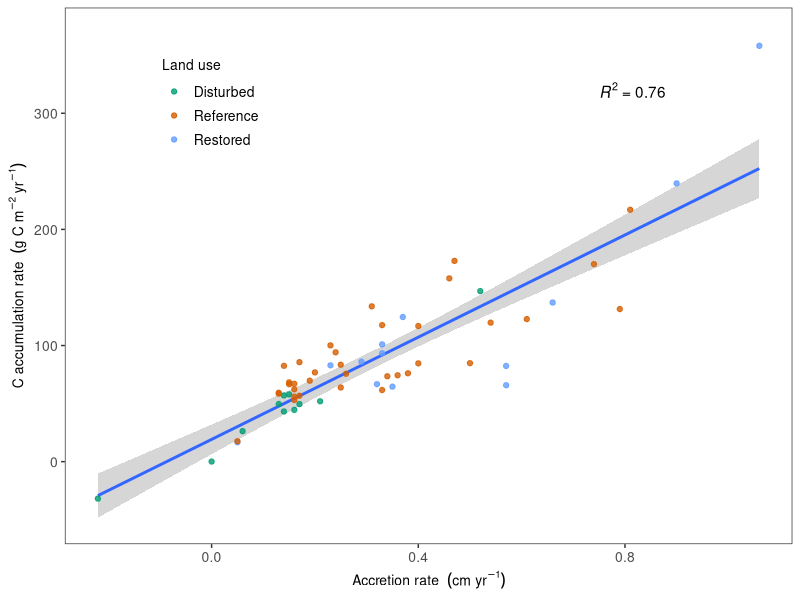
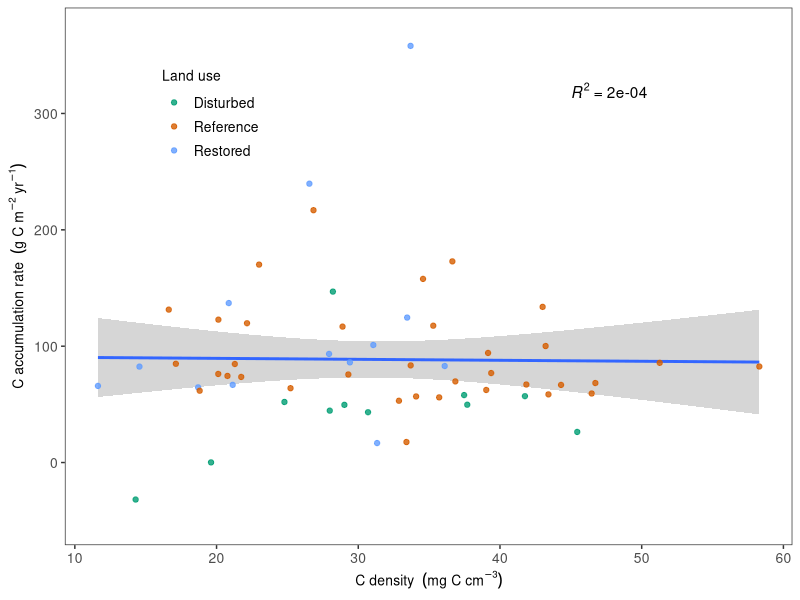
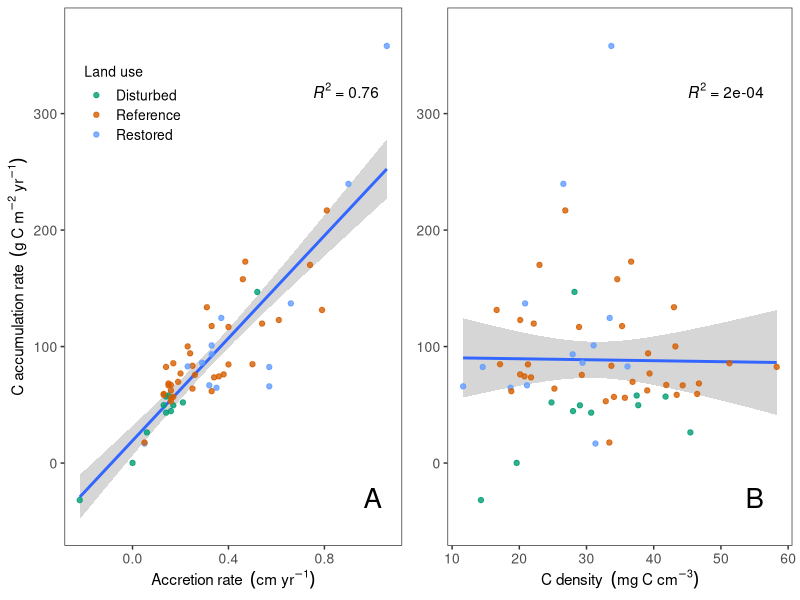
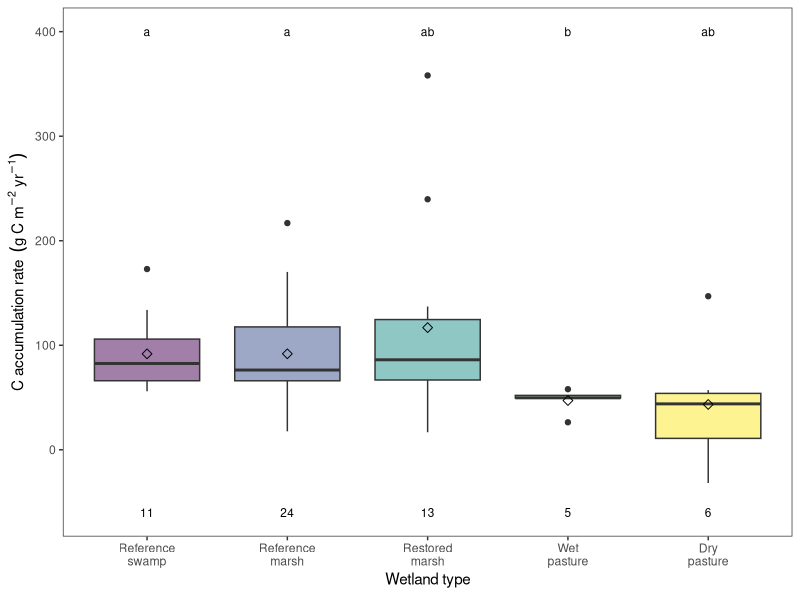
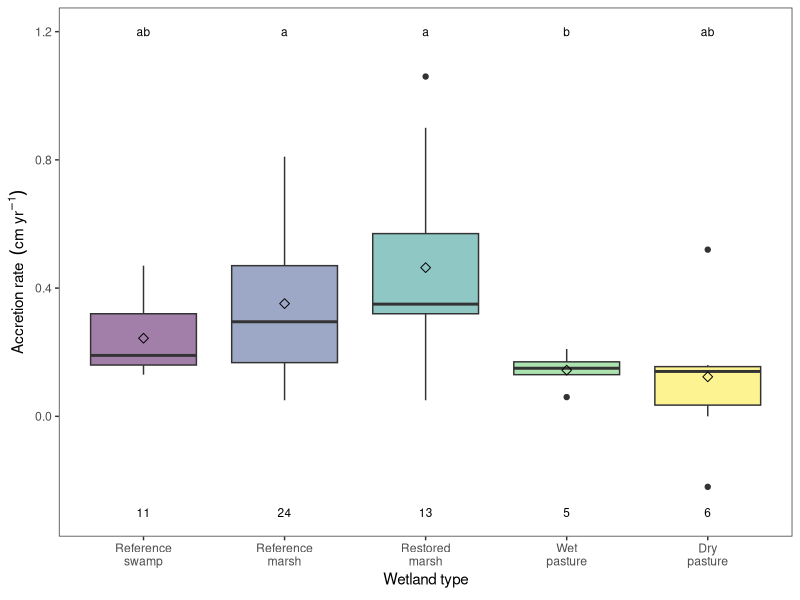
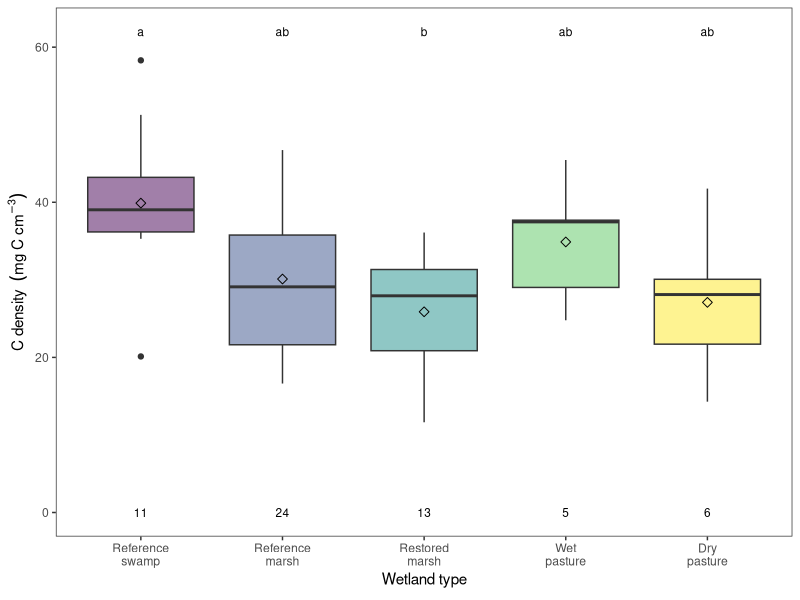
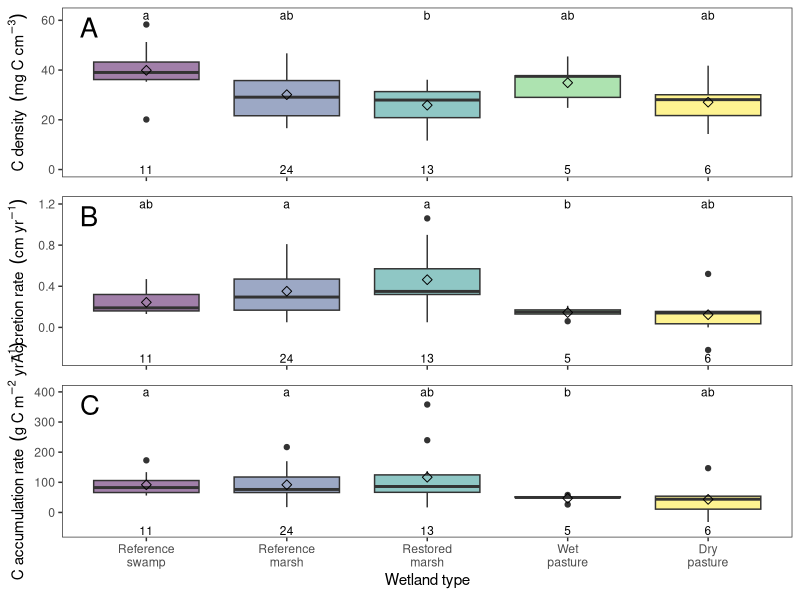
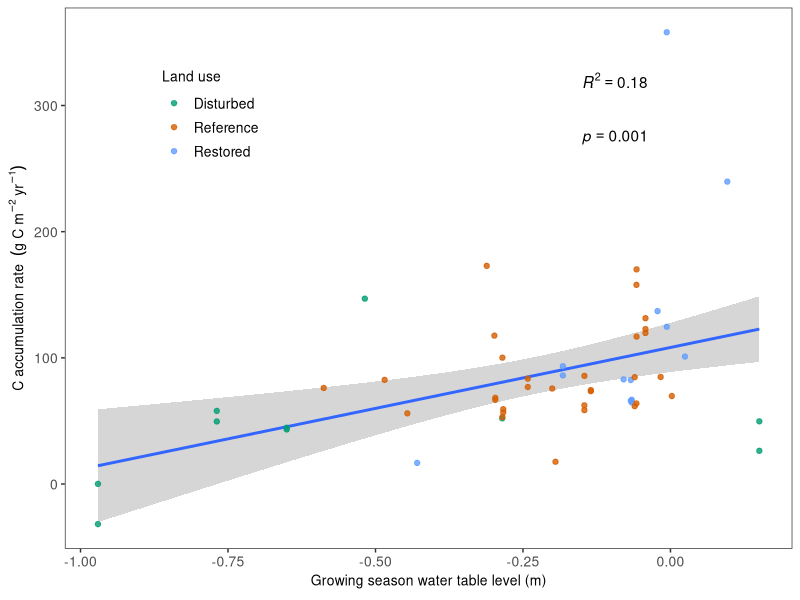

Write the R code that produced these figures, in order.
## ---- chunk 1
library(here) #working directory
library(tidyverse) #data manipulation
library(rstatix) #games-howell test
library(ggpubr) #regression stats for plots

## ---- chunk 2
data_S1 <- read.csv(here("pnwcar_data.csv"))

data <- data_S1 %>%
  filter (project != "SeaGrant")

data_tidal <- data %>%
  filter(land_use !="Disturbed")

variable_names <- c(
  "car_all",
  "pb210_all",
  "cd",
  "set",
  "z_star",
  "RSLR",
  "lat",
  "sal_annual", "sal_summer", "sal_grow",
  "wl_annual", "wl_summer", "wl_grow",
  "ts_annual", "ts_summer", "ts_grow",
  "tw_deep_annual", "tw_deep_summer", "tw_deep_grow",
  "ws_area",
  "rel_sed",
  "dist_chan"
  )

predictor_names <- c(
  "pb210_all",
  "cd",
  "set",
  "z_star",
  "RSLR",
  "lat",
  "sal_annual", "sal_summer", "sal_grow",
  "wl_annual", "wl_summer", "wl_grow",
  "ts_annual", "ts_summer", "ts_grow",
  "tw_deep_annual", "tw_deep_summer", "tw_deep_grow",
  "ws_area",
  "rel_sed",
  "dist_chan"
  )

## ---- chunk 3
# CAR in g C m-2 y-1
means_car <- tapply(data$car_all, data$wetland_type2, mean, na.rm = TRUE)
sds_car <- tapply(data$car_all, data$wetland_type2, sd, na.rm = TRUE)
stats_car <- data.frame(
  wetland_type2 = names(means_car),
  mean_CAR = means_car,
  sd_CAR = sds_car
)
cat("\n--- CAR (g C m^-2 yr^-1) ---\n")
print(stats_car)

# Pb-210 Accretion rate in cm yr-1
means_pb <- tapply(data$pb210_all, data$wetland_type2, mean, na.rm = TRUE)
sds_pb <- tapply(data$pb210_all, data$wetland_type2, sd, na.rm = TRUE)
stats_pb <- data.frame(
  wetland_type2 = names(means_pb),
  mean_AR = means_pb,
  sd_AR = sds_pb
)
cat("\n--- Pb-210 (dpm g^-1) ---\n")
print(stats_pb)

# Carbon Density (CD) in mg C cm-3
means_cd <- tapply(data$cd, data$wetland_type2, mean, na.rm = TRUE)
sds_cd <- tapply(data$cd, data$wetland_type2, sd, na.rm = TRUE)
stats_cd <- data.frame(
  wetland_type2 = names(means_cd),
  mean_CD = means_cd,
  sd_CD = sds_cd
)
cat("\n--- Carbon Density (g C cm^-3) ---\n")
print(stats_cd)

## ---- chunk 4
for (var_name in variable_names) {
  formula <- formula(paste(var_name, "~ wetland_type2"))
  aov_result <- oneway.test(formula, data = data, var.equal = FALSE)

  cat("Variable:", var_name, "\n")
  cat("F-value:", aov_result$statistic, "\n")
  cat("df:", aov_result$parameter, "\n")
  cat("P-Value:", aov_result$p.value, "\n")
  cat("Significant difference:", ifelse(aov_result$p.value < 0.05, "Yes", "No"), "\n")
  cat("\n")
}
## ---- chunk 5
for (var_name in variable_names) {
  formula <- formula(paste(var_name, "~ wetland_type2"))
  gh_result <- games_howell_test(data = data, formula, detailed = FALSE)

  # Add significance label
  gh_result <- gh_result %>%
    mutate(significance = case_when(
      p.adj < 0.05 ~ "*",                     # significant
      p.adj >= 0.05 & p.adj < 0.10 ~ "m",     # marginal
      TRUE ~ ""                               # not significant
    ))

  cat("Variable:", var_name, "\n")
  print(gh_result)
  cat("\n")
}
## ---- chunk 6
for (predictor in predictor_names) {
  formula <- as.formula(paste("car_all ~", predictor))
  model <- lm(formula, data = data)
  cat(predictor, ":\n")
  print(summary(model))
  cat("\n\n")
}
## ---- chunk 7
for (predictor in predictor_names) {
  formula <- as.formula(paste("car_all ~", predictor))
  model <- lm(formula, data = data_tidal)
  cat(predictor, ":\n")
  print(summary(model))
  cat("\n\n")
}
## ---- chunk 8
p1 <- ggplot(data, aes(x=pb210_all, y=car_all)) +
        geom_smooth(method = "lm", se=TRUE, alpha = 0.4) +
  geom_point(aes(color = land_use), alpha = 0.8) +
  stat_cor(aes(label= ..rr.label..), digits = 2,  label.x = 0.75, label.y = 320) + # if for 2 plots
  labs(color = "Land use",
       x=expression("Accretion rate " ~(cm ~yr^-1)), 
       y=expression("C accumulation rate " ~(g ~C ~m^-2 ~yr^-1))) +
  scale_color_manual(values = c("Reference" = "#D55E00", "Restored" = "#619CFF", "Disturbed" = "#009E73")) +
  ylim(-50, 370) +
  theme_bw() +
  theme(panel.grid.major = element_blank(), panel.grid.minor = element_blank()) +
  theme(panel.grid.major = element_blank(), 
        panel.grid.minor = element_blank(),
        axis.text = element_text(size = 10),    # Adjust axis text size
        axis.title = element_text(size = 10),   # Adjust axis title size
        legend.text = element_text(size = 10),  # Adjust legend text size
        legend.title = element_text(size = 10),
        legend.position = c(0.2, 0.82)) 
p1

## ---- chunk 9
p2 <- ggplot(data, aes(x=cd, y=car_all)) +
        geom_smooth(method = "lm", se=TRUE, alpha = 0.4) +
  geom_point(aes(color = land_use), alpha = 0.8) +
  stat_cor(aes(label= ..rr.label..), digits = 2,  label.x = 45, label.y = 320) + # if for 2 plots
  labs(color = "Land use",
       x=expression("C density " ~(mg ~C ~cm^-3)), 
       y=expression("C accumulation rate " ~(g ~C ~m^-2 ~yr^-1))) +
  scale_color_manual(values = c("Reference" = "#D55E00", "Restored" = "#619CFF", "Disturbed" = "#009E73")) + 
  ylim(-50, 370) +
  theme_bw() +
  theme(panel.grid.major = element_blank(), panel.grid.minor = element_blank()) +
  theme(panel.grid.major = element_blank(), 
        panel.grid.minor = element_blank(),
        axis.text = element_text(size = 10),    # Adjust axis text size
        axis.title = element_text(size = 10),   # Adjust axis title size
        legend.text = element_text(size = 10),  # Adjust legend text size
        legend.title = element_text(size = 10),
        legend.position = c(0.2, 0.8)) 
p2

## ---- chunk 10
p1 <- p1 + annotate("text", x = 1.0, y = -30, label = "A", size = 7, fontface = "plain") +
  theme(legend.key.height = unit(0.5, "cm"),
        axis.title = element_text(size = 11))

p2 <- p2 + theme(axis.title = element_text(size = 11),
                 axis.title.y = element_blank(),
                 legend.position = "none") +
  annotate("text", x = 55, y = -30, label = "B", size = 7, fontface = "plain")

pb210_cd_combined <- ggarrange(p1, p2, ncol = 2, widths = c(1.05, 1))
pb210_cd_combined

#ggsave("pb210_cd_combined.png", pb210_cd_combined, width = 8, height = 4, units = "in", dpi = 300)

## ---- chunk 11
data$wetland_type2 <- factor(data$wetland_type2, levels = c("Reference swamp", "Reference marsh", "Restored marsh", "Wet pasture", "Dry pasture"))

letters_order1 <- c("a", "a", "ab", "b", "ab")

sample_sizes <- data %>%
  filter(!is.na(car_all)) %>%
  group_by(wetland_type2) %>%
  summarise(SampleSize = n())

p3 <- ggplot(data=subset(data, !is.na(wetland_type2)), aes(x=wetland_type2, y=car_all)) +
  geom_boxplot(aes(fill=wetland_type2), show.legend=FALSE) +
  scale_fill_viridis_d(alpha = 0.5) +
  scale_x_discrete(labels = function(x) str_wrap(x, width = 10)) +
  labs(
    y=expression("C accumulation rate " ~(g ~C ~m^-2 ~yr^-1)), 
    x=expression("Wetland type")) +
  theme_bw() +
  theme(panel.grid.major = element_blank(), panel.grid.minor = element_blank()) +
  geom_text(data = sample_sizes, aes(label = paste(SampleSize), y = -60), size = 3) + # n at bottom
  geom_text(data = sample_sizes, aes(label = letters_order1, y = 400), size = 3) + # sig diff letters at top
  stat_summary(fun = mean, geom = "point", shape = 5, size = 2, color = "black")
p3
     
## ---- chunk 12
data$wetland_type2 <- factor(data$wetland_type2, levels = c("Reference swamp", "Reference marsh", "Restored marsh", "Wet pasture", "Dry pasture"))

letters_order2 <- c("ab", "a", "a", "b", "ab")

sample_sizes <- data %>%
  filter(!is.na(pb210_all)) %>%
  group_by(wetland_type2) %>%
  summarise(SampleSize = n())

p4 <- ggplot(data=subset(data, !is.na(wetland_type2)), aes(x=wetland_type2, y=pb210_all)) +
  geom_boxplot(aes(fill=wetland_type2), show.legend=FALSE) +
  scale_fill_viridis_d(alpha = 0.5) +
  scale_x_discrete(labels = function(x) str_wrap(x, width = 10)) +
  labs(
    y=expression("Accretion rate " ~(cm ~yr^-1)), 
    x=expression("Wetland type")) +
  theme_bw() +
  theme(panel.grid.major = element_blank(), panel.grid.minor = element_blank()) +
  geom_text(data = sample_sizes, aes(label = paste(SampleSize), y = -0.3), size = 3) + # n at bottom
  geom_text(data = sample_sizes, aes(label = letters_order2, y = 1.2), size = 3) + # sig diff letters at top
  stat_summary(fun = mean, geom = "point", shape = 5, size = 2, color = "black")
p4

## ---- chunk 13
data$wetland_type2 <- factor(data$wetland_type2, levels = c("Reference swamp", "Reference marsh", "Restored marsh", "Wet pasture", "Dry pasture"))

letters_order3 <- c("a", "ab", "b", "ab", "ab")

sample_sizes <- data %>%
  filter(!is.na(cd)) %>%
  group_by(wetland_type2) %>%
  summarise(SampleSize = n())

p5 <- ggplot(data=subset(data, !is.na(wetland_type2)), aes(x=wetland_type2, y=cd)) +
  geom_boxplot(aes(fill=wetland_type2), show.legend=FALSE) +
  scale_fill_viridis_d(alpha = 0.5) +
  scale_x_discrete(labels = function(x) str_wrap(x, width = 10)) +
  labs(
    y=expression("C density " ~(mg ~C ~cm^-3)), 
    x=expression("Wetland type")) +
  ylim(0, 62) +
  theme_bw() +
  theme(panel.grid.major = element_blank(), panel.grid.minor = element_blank()) +
  geom_text(data = sample_sizes, aes(label = paste(SampleSize), y = 0), size = 3) + # n at bottom
  geom_text(data = sample_sizes, aes(label = letters_order3, y = 62), size = 3) + # sig diff letters at top
  stat_summary(fun = mean, geom = "point", shape = 5, size = 2, color = "black")
p5

## ---- chunk 14
p5_blank <- p5 + theme(axis.text.x = element_blank(), axis.title.x = element_blank()) +
  annotate("text", x = 0.5, y = Inf, label = "A", size = 7, fontface = "plain", vjust = 1.5, hjust = -0.2) 
p4_blank <- p4 + theme(axis.text.x = element_blank(), axis.title.x = element_blank()) +
  annotate("text", x = 0.5, y = Inf, label = "B", size = 7, fontface = "plain", vjust = 1.5, hjust = -0.2)
p3 <- p3 +
  annotate("text", x = 0.5, y = Inf, label = "C", size = 7, fontface = "plain", vjust = 1.5, hjust = -0.2)

combined_plot <- ggpubr::ggarrange(p5_blank, p4_blank, p3, nrow = 3, heights = c(1,1,1.18), align = "v")
combined_plot

#ggsave("anova_plot_vert.png", combined_plot, width = 4.5, height = 9, dpi = 300)

## ---- chunk 15
fit <- lm(car_all ~ wl_grow, data = data)
r2 <- summary(fit)$r.squared
p_val <- summary(fit)$coefficients[2, 4]

r2_text <- paste0("italic(R)^2 == ", format(round(r2, 2), nsmall = 2))
p_text <- paste0("italic(p) == ", format(round(p_val, 3), nsmall = 3))

p6 <- ggplot(data, aes(x=wl_grow, y=car_all)) +
        geom_smooth(method = "lm", se=TRUE, alpha = 0.4) +
  geom_point(aes(color = land_use), alpha = 0.8) +
  annotate("text", x = -0.15, y = 320, label = r2_text, parse = TRUE, hjust = 0) +
  annotate("text", x = -0.15, y = 275, label = p_text, parse = TRUE, hjust = 0) + 
  labs(color = "Land use",
       x=expression("Growing season water table level (m)"), 
       y=expression("C accumulation rate " ~(g ~C ~m^-2 ~yr^-1))) +
  scale_color_manual(values = c("Reference" = "#D55E00", "Restored" = "#619CFF", "Disturbed" = "#009E73")) +
  theme_bw() +
  theme(panel.grid.major = element_blank(), panel.grid.minor = element_blank()) +
  theme(panel.grid.major = element_blank(), 
        panel.grid.minor = element_blank(),
        axis.text = element_text(size = 10),    
        axis.title = element_text(size = 10),   
        legend.text = element_text(size = 10),  
        legend.title = element_text(size = 10),
        legend.position = c(0.2, 0.8)) 
p6

## ---- chunk 16
fit <- lm(car_all ~ lat, data = data)
r2 <- summary(fit)$r.squared
p_val <- summary(fit)$coefficients[2, 4]

r2_text <- paste0("italic(R)^2 == ", format(round(r2, 2), nsmall = 2))
p_text <- paste0("italic(p) == ", format(round(p_val, 2), nsmall = 3))

p7 <- ggplot(data, aes(x=lat, y=car_all)) +
        geom_smooth(method = "lm", se=TRUE, alpha = 0.4) +
  geom_point(aes(color = land_use), alpha = 0.8) +
  annotate("text", x = 47, y = 320, label = r2_text, parse = TRUE, hjust = 0) +
  annotate("text", x = 47, y = 275, label = p_text, parse = TRUE, hjust = 0) + 
  labs(color = "Land use",
       x=expression("Latitude"), 
       y=expression("C accumulation rate " ~(g ~C ~m^-2 ~yr^-1))) +
  scale_color_manual(values = c("Reference" = "#D55E00", "Restored" = "#619CFF", "Disturbed" = "#009E73")) +
  theme_bw() +
  theme(panel.grid.major = element_blank(), panel.grid.minor = element_blank()) +
  theme(panel.grid.major = element_blank(), 
        panel.grid.minor = element_blank(),
        axis.text = element_text(size = 10),  
        axis.title = element_text(size = 10),   
        legend.text = element_text(size = 10),  
        legend.title = element_text(size = 10),
        legend.position = c(0.2, 0.8)) 
p7

## ---- chunk 17
fit <- lm(car_all ~ sal_annual, data = data)
r2 <- summary(fit)$r.squared
p_val <- summary(fit)$coefficients[2, 4]

r2_text <- paste0("italic(R)^2 == ", format(round(r2, 2), nsmall = 2))
p_text <- paste0("italic(p) == ", format(round(p_val, 3), nsmall = 3))

p8 <- ggplot(data, aes(x=sal_annual, y=car_all)) +
        geom_smooth(method = "lm", se=TRUE, alpha = 0.4) +
  geom_point(aes(color = land_use), alpha = 0.8) +
  annotate("text", x = 20, y = 320, label = r2_text, parse = TRUE, hjust = 0) +
  annotate("text", x = 20, y = 275, label = p_text, parse = TRUE, hjust = 0) + 
  labs(color = "Land use",
       x=expression("Annual salinity (ppt)"), 
       y=expression("C accumulation rate " ~(g ~C ~m^-2 ~yr^-1))) +
  scale_color_manual(values = c("Reference" = "#D55E00", "Restored" = "#619CFF", "Disturbed" = "#009E73")) +
  theme_bw() +
  theme(panel.grid.major = element_blank(), panel.grid.minor = element_blank()) +
  theme(panel.grid.major = element_blank(), 
        panel.grid.minor = element_blank(),
        axis.text = element_text(size = 10),    # Adjust axis text size
        axis.title = element_text(size = 10),   # Adjust axis title size
        legend.text = element_text(size = 10),  # Adjust legend text size
        legend.title = element_text(size = 10),
        legend.position = c(0.2, 0.8)) 
p8

## ---- chunk 18
fit <- lm(car_all ~ dist_chan, data = data_tidal)
r2 <- summary(fit)$r.squared
p_val <- summary(fit)$coefficients[2, 4]

r2_text <- paste0("italic(R)^2 == ", format(round(r2, 2), nsmall = 2))
p_text <- paste0("italic(p) == ", format(round(p_val, 2), nsmall = 3))

p9 <- ggplot(data_tidal, aes(x=dist_chan, y=car_all)) +
        geom_smooth(method = "lm", se=TRUE, alpha = 0.4) +
  geom_point(aes(color = land_use), alpha = 0.8) +
  annotate("text", x = 52, y = 325, label = r2_text, parse = TRUE, hjust = 0) +
  annotate("text", x = 52, y = 284, label = p_text, parse = TRUE, hjust = 0) +
  labs(color = "Land use",
       x=expression("Distance to channel (m)"), 
       y=expression("C accumulation rate " ~(g ~C ~m^-2 ~yr^-1))) +
  scale_color_manual(values = c("Reference" = "#D55E00", "Restored" = "#619CFF", "Disturbed" = "#009E73")) +
  theme_bw() +
  theme(panel.grid.major = element_blank(), panel.grid.minor = element_blank()) +
  theme(panel.grid.major = element_blank(), 
        panel.grid.minor = element_blank(),
        axis.text = element_text(size = 10),    # Adjust axis text size
        axis.title = element_text(size = 10),   # Adjust axis title size
        legend.text = element_text(size = 10),  # Adjust legend text size
        legend.title = element_text(size = 10),
        legend.position = c(0.2, 0.8)) 
p9

## ---- chunk 19
p6 <- p6 + theme(legend.position = c(0.2, 0.65),
                 legend.key.height = unit(0.5, "cm")) +
  annotate("text", x = -0.98, y = Inf, label = "A", size = 6, fontface = "plain", vjust = 1.5, hjust = -0.2) 
p7 <- p7 + theme(legend.position = "none") +
  annotate("text", x = 43.3, y = Inf, label = "B", size = 6, fontface = "plain", vjust = 1.5, hjust = -0.2) 
p8 <- p8 + theme(legend.position = "none") +
  annotate("text", x = 0.6, y = Inf, label = "C", size = 6, fontface = "plain", vjust = 1.5, hjust = -0.2) 
p9 <- p9 + theme(legend.position = "none") +
  annotate("text", x = 1, y = Inf, label = "D", size = 6, fontface = "plain", vjust = 1.5, hjust = -0.2) 

CAR_scatter_combined <- ggarrange(p6, p7, p8, p9, ncol = 2, nrow = 2)

print(CAR_scatter_combined)

#ggsave("CAR_scatter_combined.png", CAR_scatter_combined, width = 8, height = 5.5, units = "in", dpi = 300)
## ---- chunk 20

p10 <- ggplot(data=data_S1, aes(x=set, y=pb210)) +
  geom_smooth(method="lm", alpha = 0.4) +
  geom_point(size=2, aes(color=land_use), show.legend=TRUE) +
  stat_regline_equation(label.y = 1.4, aes(label=paste(..eq.label..))) +
  stat_cor(label.y = 1.26, aes(label= ..rr.label..)) +
  xlim(c(-1,5)) +
  labs(
    color = "Land use",
    y=expression("Pb-210 accretion rate" ~ (cm ~ yr^-1)), 
    x=expression("SET elevation change rate" ~(cm ~yr^-1))) +
  scale_color_manual(values = c("Reference" = "#D55E00", "Restored" = "#619CFF", "Disturbed" = "#009E73")) +
  theme_bw() +
  theme(panel.grid.major = element_blank(), 
        panel.grid.minor = element_blank(),
        axis.text = element_text(size = 10),    # Adjust axis text size
        axis.title = element_text(size = 10),   # Adjust axis title size
        legend.text = element_text(size = 9),  # Adjust legend text size
        legend.title = element_text(size = 10),
        legend.position = c(0.85, 0.22),
        legend.key.height = unit(0.5, "cm")) 

pb210_model <- lm(pb210 ~ set, data_S1)
summary(pb210_model)
p10

#ggsave("Pb210_vs_SET.png", plot = p10, height=3, width=5, units="in", dpi = 300)

## ---- chunk 21
p11 <- ggplot(data, aes(x=cd, y=pb210_all)) +
        geom_smooth(method = "lm", se=TRUE, alpha = 0.4) +
  geom_point(aes(color = land_use), alpha = 0.8) +
  stat_cor(method = "pearson", label.x = 11, label.y = 1.0, r.accuracy = 0.01, 
           aes(label = ..r.label..)) +
  labs(color = "Land use",
       x=expression("C density " ~(mg ~C ~cm^-3)), 
       y=expression("Accretion rate " ~(cm ~yr^-1))) +
  scale_color_manual(values = c("Reference" = "#D55E00", "Restored" = "#619CFF", "Disturbed" = "#009E73")) +
  theme_bw() +
  theme(panel.grid.major = element_blank(), panel.grid.minor = element_blank()) +
  theme(panel.grid.major = element_blank(), 
        panel.grid.minor = element_blank(),
        axis.text = element_text(size = 10),    # Adjust axis text size
        axis.title = element_text(size = 10),   # Adjust axis title size
        legend.text = element_text(size = 9),  # Adjust legend text size
        legend.title = element_text(size = 10),
        legend.position = c(0.85, 0.75),
        legend.key.height = unit(0.5, "cm")) 
p11

#ggsave("pb210_vs_CD.png", p11, width = 5, height = 3, units = "in", dpi = 300)

model <- lm(pb210_all ~ cd, data = data)
summary(model)

